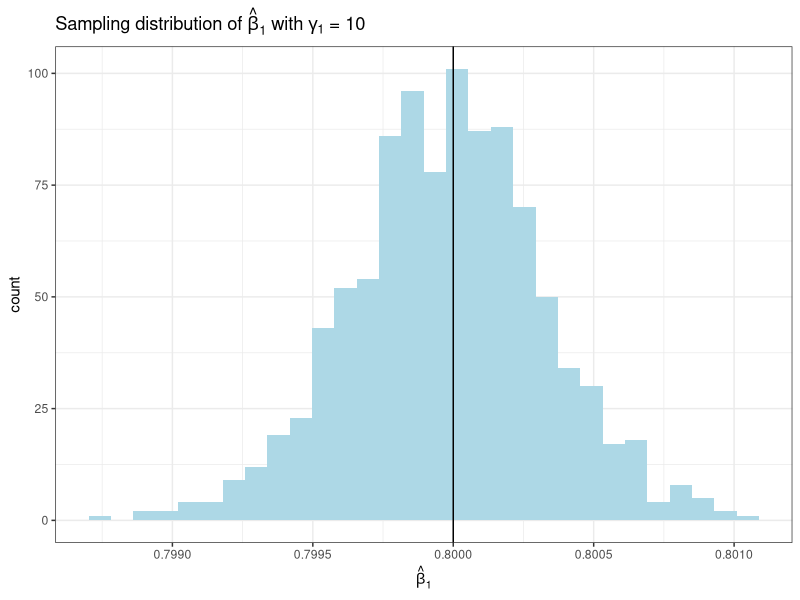
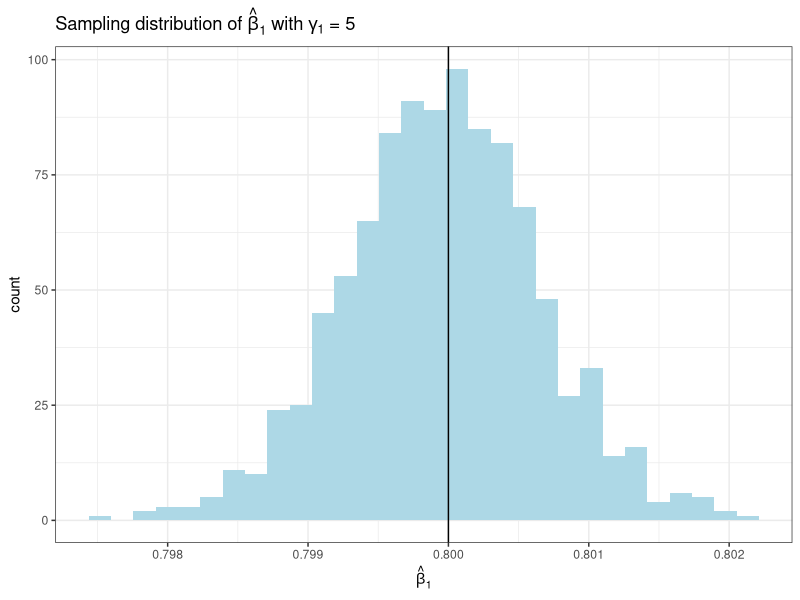
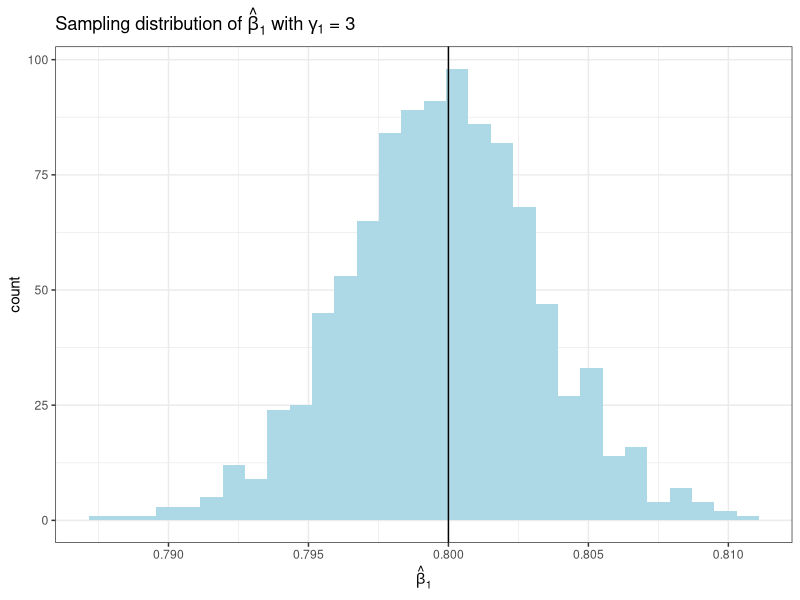
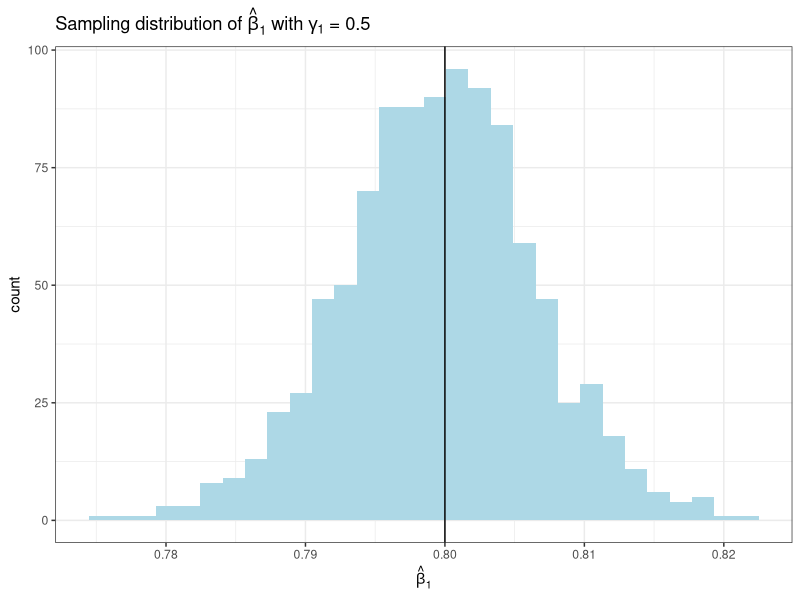
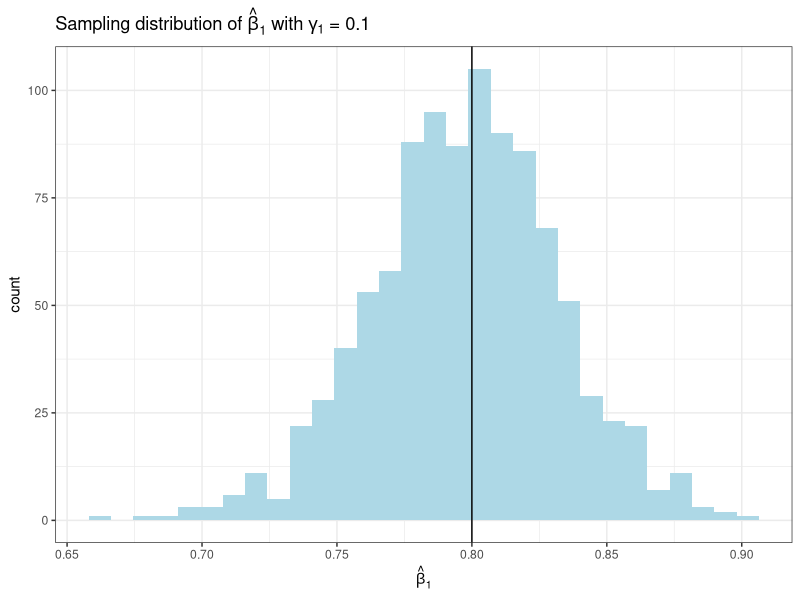
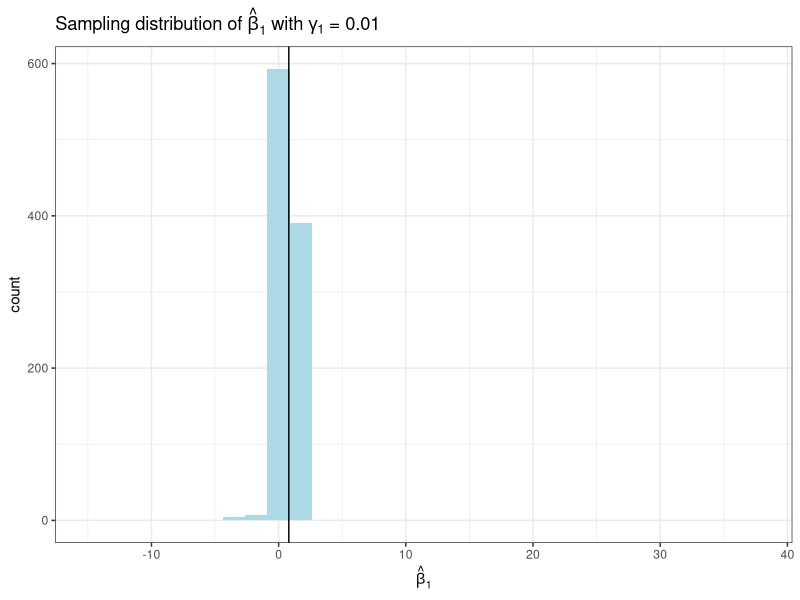
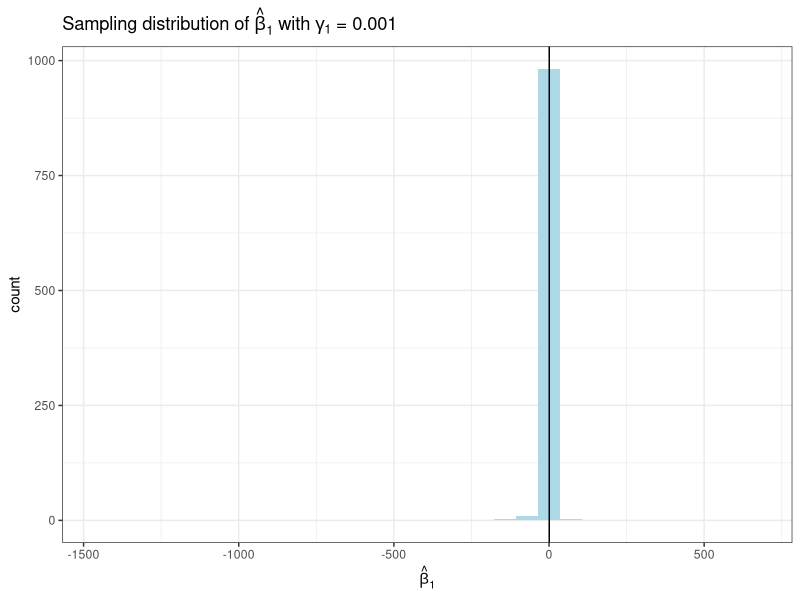

Reproduce these figures in R, in order.
## ---- chunk 1
knitr::opts_chunk$set(echo = TRUE)
## ---- chunk 2
library(tidyverse)
library(MASS)

ols_coef <- function(y, x){
  X <- cbind(1, x)
  estimator <- solve(t(X) %*% X) %*% t(X) %*% y
  return(estimator[2])
}

ols_fitted.values <- function(y, x){
  X <- cbind(1, x)
  return((X %*% (solve(t(X) %*% X) %*% t(X) %*% y))[, 1])
}

ols_residuals <- function(y, x){
  return(y - ols_fitted.values(y, x))
}

iv_coef <- function(y, x, instrument){
  X <- cbind(1, x)
  Z <- cbind(1, instrument)
  estimator <- solve(t(Z) %*% X) %*% t(Z) %*% y
  return(estimator[2])
}

iv_fitted.values <- function(y, x, instrument){
  X <- cbind(1, x)
  Z <- cbind(1, instrument)
  return((X %*% solve(t(Z) %*% X) %*% t(Z) %*% y)[, 1])
}

iv_residuals <- function(y, x, instrument) {
  return(y - iv_fitted.values(y, x, instrument))
}

iv_vcov <- function(y, x, instrument){
  e_hat <- iv_residuals(y, x, instrument)
  x_hat <- ols_fitted.values(x, instrument)
  X_hat <- cbind(1, x_hat)
  omega <- c(0, 0, 0, 0)
  for (i in 1:length(e_hat)) {
    omega <- omega + (e_hat[i]^2) * c(1, x_hat[i], x_hat[i], x_hat[i]^2)
  }
  omega <- matrix(omega, nrow = 2)
  return(solve(t(X_hat) %*% X_hat) %*%  omega %*% solve(t(X_hat) %*% X_hat))
}

### define a function to repeat the simulation process
iv_simulation <- function(gamma_1){
  mu <- c(0, 0)
  sigma <- matrix(c(1, 0.5, 0.5, 1), nrow = 2)
  beta_0 <- 0.4
  beta_1 <- 0.8
  gamma_0 <- 0.5
  simulation_result <- data.frame(beta_1_hat = rep(0, 1000),
                                  beta_1_inside = rep(0, 1000))
  set.seed(10101)
  for (i in 1:1000) {
    z <- sample(1:100, size = 100, replace = TRUE)
    errors <- mvrnorm(n = 100, mu, sigma)
    u <- errors[, 1]
    v <- errors[, 2]
    x <- gamma_0 + gamma_1 * z + v
    y <- beta_0 + beta_1 * x + u
    simulation_result[i, 1] <- iv_coef(y, x, z)
    CI_upper <- iv_coef(y, x, z) + 1.96 * sqrt(diag(iv_vcov(y, x, z))[2])
    CI_lower <- iv_coef(y, x, z) - 1.96 * sqrt(diag(iv_vcov(y, x, z))[2])
    if (beta_1 <= CI_upper & beta_1 >= CI_lower) {
      simulation_result[i, 2] <- 1
    }
  }
  return(simulation_result)
}
## ---- chunk 3
### Run simulation
simulation_1 <- iv_simulation(10)
## ---- chunk 4
### plot the histogram
ggplot(data = simulation_1, mapping = aes(x = beta_1_hat)) +
  geom_histogram(fill = "lightblue") +
  geom_vline(xintercept = 0.8) +
  labs(x = expression(hat(beta)[1]), 
       title = expression(paste("Sampling distribution of ", hat(beta)[1], " with ", gamma[1], " = 10"))) +
  theme_bw()

### the simulated coverage probability
sum(simulation_1$beta_1_inside) / 1000

### sampling variance
var(simulation_1$beta_1_hat)
## ---- chunk 5
### Run simulation
simulation_2 <- iv_simulation(5)
## ---- chunk 6
### plot the histogram
ggplot(data = simulation_2, mapping = aes(x = beta_1_hat)) +
  geom_histogram(fill = "lightblue") +
  geom_vline(xintercept = 0.8) +
  labs(x = expression(hat(beta)[1]), 
       title = expression(paste("Sampling distribution of ", hat(beta)[1], " with ", gamma[1], " = 5"))) +
  theme_bw()

### the simulated coverage probability
sum(simulation_2$beta_1_inside) / 1000

### sampling variance
var(simulation_2$beta_1_hat)
## ---- chunk 7
### Run simulation
simulation_3 <- iv_simulation(1)
## ---- chunk 8
### plot the histogram
ggplot(data = simulation_3, mapping = aes(x = beta_1_hat)) +
  geom_histogram(fill = "lightblue") +
  geom_vline(xintercept = 0.8) +
  labs(x = expression(hat(beta)[1]), 
       title = expression(paste("Sampling distribution of ", hat(beta)[1], " with ", gamma[1], " = 3"))) +
  theme_bw()

### the simulated coverage probability
sum(simulation_3$beta_1_inside) / 1000

### sampling variance
var(simulation_3$beta_1_hat)
## ---- chunk 9
### Run simulation
simulation_4 <- iv_simulation(0.5)
## ---- chunk 10
### plot the histogram
ggplot(data = simulation_4, mapping = aes(x = beta_1_hat)) +
  geom_histogram(fill = "lightblue") +
  geom_vline(xintercept = 0.8) +
  labs(x = expression(hat(beta)[1]), 
       title = expression(paste("Sampling distribution of ", hat(beta)[1], " with ", gamma[1], " = 0.5"))) +
  theme_bw()

### the simulated coverage probability
sum(simulation_4$beta_1_inside) / 1000

### sampling variance
var(simulation_4$beta_1_hat)
## ---- chunk 11
### Run simulation
simulation_5 <- iv_simulation(0.1)
## ---- chunk 12
### plot the histogram
ggplot(data = simulation_5, mapping = aes(x = beta_1_hat)) +
  geom_histogram(fill = "lightblue") +
  geom_vline(xintercept = 0.8) +
  labs(x = expression(hat(beta)[1]), 
       title = expression(paste("Sampling distribution of ", hat(beta)[1], " with ", gamma[1], " = 0.1"))) +
  theme_bw()

### the simulated coverage probability
sum(simulation_5$beta_1_inside) / 1000

### sampling variance
var(simulation_5$beta_1_hat)
## ---- chunk 13
### Run simulation
simulation_6 <- iv_simulation(0.01)
## ---- chunk 14
### plot the histogram
ggplot(data = simulation_6, mapping = aes(x = beta_1_hat)) +
  geom_histogram(fill = "lightblue") +
  geom_vline(xintercept = 0.8) +
  labs(x = expression(hat(beta)[1]), 
       title = expression(paste("Sampling distribution of ", hat(beta)[1], " with ", gamma[1], " = 0.01"))) +
  theme_bw()

### the simulated coverage probability
sum(simulation_6$beta_1_inside) / 1000

### sampling variance
var(simulation_6$beta_1_hat)
## ---- chunk 15
### Run simulation
simulation_7 <- iv_simulation(0.001)
## ---- chunk 16
### plot the histogram
ggplot(data = simulation_7, mapping = aes(x = beta_1_hat)) +
  geom_histogram(fill = "lightblue") +
  geom_vline(xintercept = 0.8) +
  labs(x = expression(hat(beta)[1]), 
       title = expression(paste("Sampling distribution of ", hat(beta)[1], " with ", gamma[1], " = 0.001"))) +
  theme_bw()

### the simulated coverage probability
sum(simulation_7$beta_1_inside) / 1000

### sampling variance
var(simulation_7$beta_1_hat)
